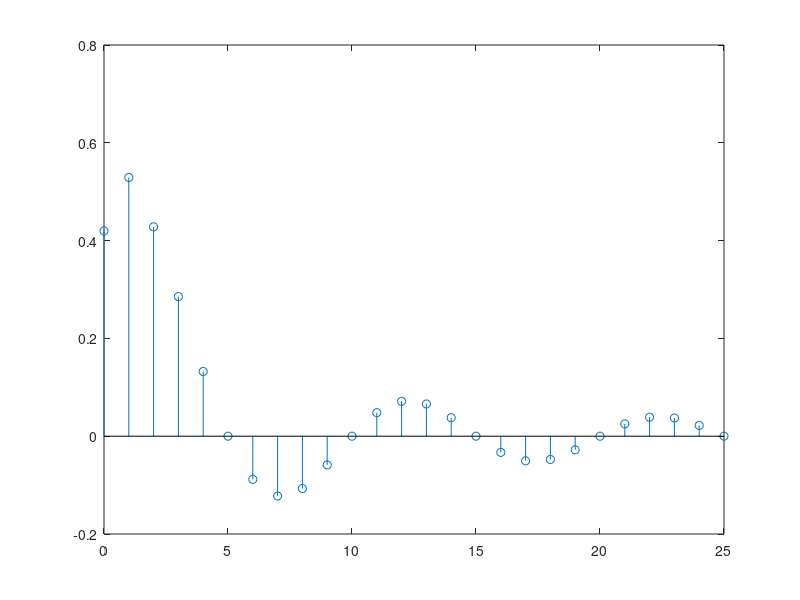
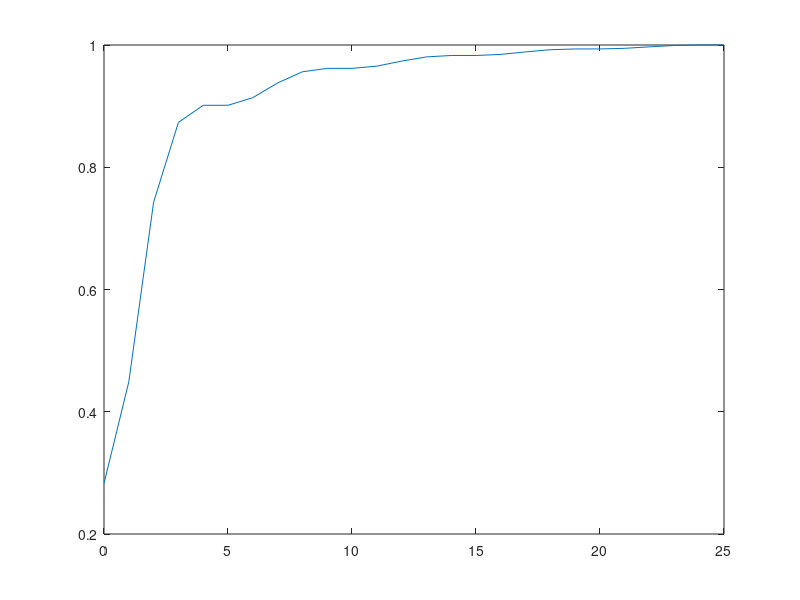

Reproduce these figures in MATLAB, in order.
close all
clear all

n = 1:1:25;

c_n = .4*sin(.2*n*pi)./(.2*n*pi);
Vrms = 2*c_n/sqrt(2);

P_per = [.42.^2/sum(Vrms.^2)];

for a = 1:25
    P_per = [P_per sum(Vrms(1:a).^2)/sum(Vrms.^2)];
end

figure(1),stem([0 n], [.42 Vrms])

figure(2),plot([0 n], P_per)